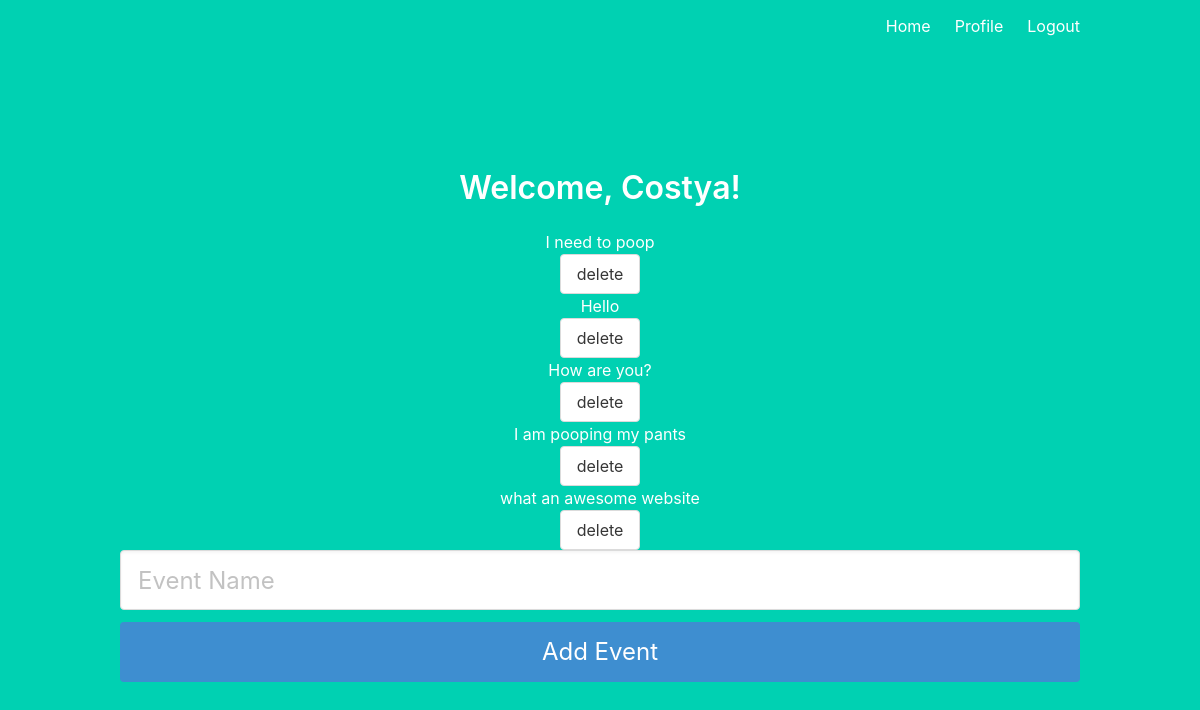
The page /profile (signed in) on the database its author committed.
### cdflaskapp/models.py (models this page shows, shortened)
class User(UserMixin, db.Model):
    id = db.Column(db.Integer, primary_key=True)
    email = db.Column(db.String(100), unique=True)
    password = db.Column(db.String(100))
    name = db.Column(db.String(1000))

class Event(db.Model):
    event_id = db.Column(db.Integer, primary_key=True)
    event_user_id = db.Column(db.Integer)
    event_name = db.Column(db.String(20))

### cdflaskapp/main.py (the view)
@main.route('/profile')
@login_required
def profile():
    events = Event.query.all()
    return render_template('profile.html',
                            name=current_user.name,
                            events=events)

### cdflaskapp/__init__.py (called while the page is built)
def create_app():
    app = Flask(__name__)
    app.config['SECRET_KEY'] = 'secret-key-goes-here'
    app.config['SQLALCHEMY_DATABASE_URI'] = 'sqlite:///db.sqlite'
    db.init_app(app)
    login_manager = LoginManager()
    login_manager.login_view = 'auth.login'
    login_manager.init_app(app)
    from .models import User
    @login_manager.user_loader
    def load_user(user_id):
        return User.query.get(int(user_id))
    from . import models
    with app.app_context():
        db.create_all()
    from .auth import auth as auth_blueprint
    app.register_blueprint(auth_blueprint)
    from .main import main as main_blueprint
    app.register_blueprint(main_blueprint)
    return app

### cdflaskapp/templates/profile.html
{% extends "base.html" %}
{% block content %}
<h1 class="title">
  Welcome, {{ name }}!
</h1>
<div class="events">
  {% for event in events %}
    <h1> {{ event.event_name }} </h1>
    <button  method="POST" action="/delete_event" class="button">delete</button>
  {% endfor %}
</div>
<form method="POST" action="/add_event">
    <div class="field">
        <div class="control">
            <input class="input is-large" type="name" name="event_name" placeholder="Event Name" autofocus="">
        </div>
    </div>
    <button class="button is-block is-info is-large is-fullwidth">Add Event</button>
</form>
{% endblock %}

### rows shown on the page
User: name "Costya"
Event: event_name "I need to poop"
Event: event_name "Hello"
Event: event_name "How are you?"
Event: event_name "I am pooping my pants"
Event: event_name "what an awesome website"
